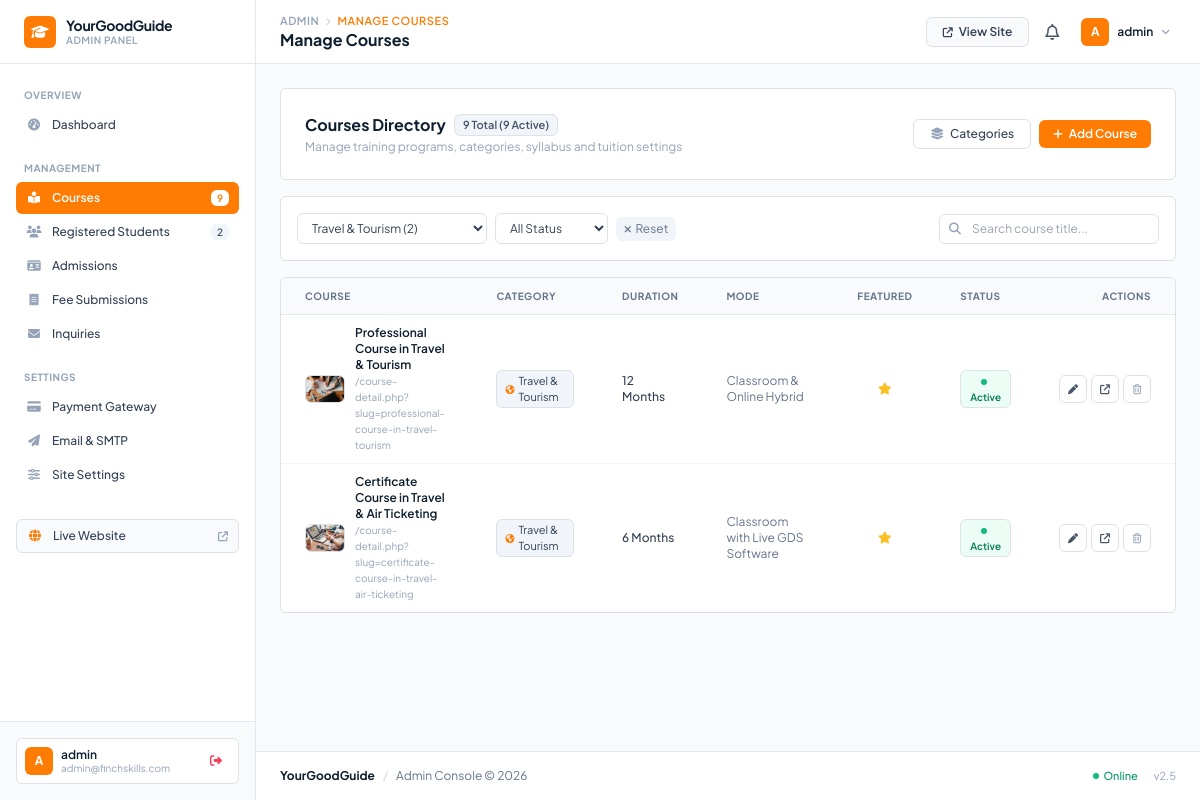
Screenshot of /admin/courses.php?category=3 (signed in) with the database file from the repository.
### tables this page shows
CREATE TABLE `courses` (
  `id` int(11) NOT NULL AUTO_INCREMENT,
  `category_id` int(11) NOT NULL,
  `title` varchar(255) NOT NULL,
  `slug` varchar(255) NOT NULL,
  `duration` varchar(50) DEFAULT '6 Months',
  `study_mode` varchar(60) DEFAULT 'Online / Offline',
  `image` varchar(255) DEFAULT NULL,
  `short_desc` text DEFAULT NULL,
  `full_desc` longtext DEFAULT NULL,
  `what_you_learn` longtext DEFAULT NULL,
  `how_we_teach` longtext DEFAULT NULL,
  `career_roles` text DEFAULT NULL,
  `eligibility` varchar(255) DEFAULT '10+2 / Any Graduate',
  `certification` varchar(255) DEFAULT 'Industry Recognized Certification',
  `is_featured` tinyint(1) DEFAULT 1,
  `status` enum('active','inactive') DEFAULT 'active',
  `created_at` timestamp NOT NULL DEFAULT current_timestamp(),
  PRIMARY KEY (`id`),
  UNIQUE KEY `slug` (`slug`),
  KEY `category_id` (`category_id`),
  CONSTRAINT `courses_ibfk_1` FOREIGN KEY (`category_id`) REFERENCES `course_categories` (`id`) ON DELETE CASCADE
);

CREATE TABLE `course_categories` (
  `id` int(11) NOT NULL AUTO_INCREMENT,
  `name` varchar(150) NOT NULL,
  `slug` varchar(150) NOT NULL,
  `icon` varchar(60) DEFAULT 'fa-graduation-cap',
  `status` enum('active','inactive') DEFAULT 'active',
  `created_at` timestamp NOT NULL DEFAULT current_timestamp(),
  PRIMARY KEY (`id`),
  UNIQUE KEY `slug` (`slug`)
);

### admin/courses.php (the view, shortened to what this page needs)
<?php
require_once __DIR__ . '/includes/auth.php';
$total_count = (int)$pdo->query("SELECT COUNT(*) FROM courses")->fetchColumn();
$active_count = (int)$pdo->query("SELECT COUNT(*) FROM courses WHERE status = 'active'")->fetchColumn();
$categories = $pdo->query("SELECT c.*, (SELECT COUNT(*) FROM courses WHERE category_id = c.id) as course_count
                           FROM course_categories c ORDER BY c.name ASC")->fetchAll();
$selected_category = isset($_GET['category']) ? (int)$_GET['category'] : 0;
$selected_status = trim($_GET['status'] ?? '');
$search = trim($_GET['search'] ?? '');
$query = "SELECT cr.*, cat.name as category_name, cat.icon as category_icon
          FROM courses cr
          JOIN course_categories cat ON cr.category_id = cat.id
          WHERE 1=1";
$params = [];
if ($selected_category > 0) {
    $query .= " AND cr.category_id = ?";
    $params[] = $selected_category;
}
$query .= " ORDER BY cr.id DESC";
$stmt = $pdo->prepare($query);
$stmt->execute($params);
$courses = $stmt->fetchAll();
require_once __DIR__ . '/includes/header.php';
?>
<div class="space-y-4">
    <div class="flex flex-col sm:flex-row sm:items-center justify-between gap-3 bg-white p-4 rounded-md border border-slate-200">
        <div>
            <div class="flex items-center gap-2">
                <h2 class="text-base font-bold text-[#0e1e2e]">Courses Directory</h2>
                <span class="px-2 py-0.5 text-[11px] font-semibold bg-slate-100 text-slate-600 rounded border border-slate-200">
                    <?= $total_count ?> Total (<?= $active_count ?> Active)
                </span>
            </div>
            <p class="text-xs text-slate-400 mt-0.5">Manage training programs, categories, syllabus and tuition settings</p>
        </div>
        <div class="flex items-center gap-2">
            <button type="button" data-bs-toggle="modal" data-bs-target="#categoryModal" class="px-3 py-1.5 text-xs font-medium text-slate-700 bg-white border border-slate-200 hover:bg-slate-50 hover:text-[#fe7c03] rounded-md transition-colors flex items-center gap-1.5">
                <i class="fa-solid fa-layer-group text-slate-400"></i>
                <span>Categories</span>
            </button>
            <a href="course-add.php" class="px-3.5 py-1.5 text-xs font-semibold text-white bg-[#fe7c03] hover:bg-[#ea6c00] rounded-md transition-colors flex items-center gap-1.5 no-underline">
                <i class="fa-solid fa-plus text-[11px]"></i>
                <span>Add Course</span>
            </a>
        </div>
    </div>
    <div class="bg-white border border-slate-200 rounded-md p-3">
        <form method="GET" action="courses.php" class="flex flex-wrap items-center justify-between gap-2.5">
            <div class="flex flex-wrap items-center gap-2">
                <select name="category" onchange="this.form.submit()" class="text-xs bg-white border border-slate-200 rounded-md px-2.5 py-1.5 text-slate-700 focus:outline-none focus:border-[#fe7c03]">
                    <?php foreach ($categories as $cat): ?>
                        <option value="<?= $cat['id'] ?>" <?= $selected_category === (int)$cat['id'] ? 'selected' : '' ?>>
                            <?= htmlspecialchars($cat['name']) ?> (<?= $cat['course_count'] ?>)
                        </option>
                    <?php endforeach; ?>
                </select>
                <select name="status" onchange="this.form.submit()" class="text-xs bg-white border border-slate-200 rounded-md px-2.5 py-1.5 text-slate-700 focus:outline-none focus:border-[#fe7c03]">
                    <option value="">All Status</option>
                </select>
                <?php if ($selected_category > 0 || !empty($selected_status) || !empty($search)): ?>
                    <a href="courses.php" class="px-2 py-1 text-xs text-slate-500 hover:text-slate-800 bg-slate-100 hover:bg-slate-200 rounded transition-colors flex items-center gap-1 no-underline">
                        <i class="fa-solid fa-xmark text-[10px]"></i> Reset
                    </a>
                <?php endif; ?>
            </div>
            <div class="relative min-w-[220px]">
                <i class="fa-solid fa-magnifying-glass absolute left-2.5 top-1/2 -translate-y-1/2 text-slate-400 text-xs"></i>
                <input type="text" name="search" placeholder="Search course title..." value="<?= htmlspecialchars($search) ?>" class="w-full text-xs pl-8 pr-3 py-1.5 bg-white border border-slate-200 rounded-md focus:outline-none focus:border-[#fe7c03] text-slate-800">
            </div>
        </form>
    </div>
    <div class="bg-white border border-slate-200 rounded-md overflow-hidden">
        <div class="overflow-x-auto">
            <table class="w-full text-left text-xs">
                <thead class="bg-slate-50 border-b border-slate-200 text-slate-500 font-semibold uppercase text-[10px] tracking-wider">
                    <tr>
                        <th class="px-4 py-2.5">Course</th>
                        <th class="px-4 py-2.5">Category</th>
                        <th class="px-4 py-2.5">Duration</th>
                        <th class="px-4 py-2.5">Mode</th>
                        <th class="px-4 py-2.5 text-center">Featured</th>
                        <th class="px-4 py-2.5">Status</th>
                        <th class="px-4 py-2.5 text-right">Actions</th>
                    </tr>
                </thead>
                <tbody class="divide-y divide-slate-100">
                    <?php if (empty($courses)): ?>
                        <tr>
                            <td colspan="7" class="px-4 py-8 text-center text-slate-400">
                                <i class="fa-regular fa-folder-open text-2xl mb-1 text-slate-300 block"></i>
                                <span class="font-semibold text-slate-700 block">No courses found</span>
                                <span class="text-[11px]">Try changing your filters or add a new course.</span>
                            </td>
                        </tr>
                    <?php else: ?>
                        <?php foreach ($courses as $c): ?>
                            <tr class="hover:bg-slate-50/80 transition-colors">
                                <td class="px-4 py-2.5">
                                    <div class="flex items-center gap-2.5">
                                        <?php if (!empty($c['image'])): ?>
                                            <img src="../<?= htmlspecialchars($c['image']) ?>" alt="" class="w-10 h-7 rounded object-cover border border-slate-200 bg-slate-100 shrink-0">
                                        <?php else: ?>
                                            <div class="w-10 h-7 rounded border border-slate-200 bg-slate-100 flex items-center justify-center text-slate-400 shrink-0">
                                                <i class="fa-solid <?= htmlspecialchars($c['category_icon']) ?> text-[10px]"></i>
                                            </div>
                                        <?php endif; ?>
                                        <div>
                                            <a href="course-edit.php?id=<?= $c['id'] ?>" class="font-semibold text-[#0e1e2e] hover:text-[#fe7c03] no-underline block">
                                                <?= htmlspecialchars($c['title']) ?>
                                            </a>
                                            <span class="text-[10px] text-slate-400">/course-detail.php?slug=<?= htmlspecialchars($c['slug']) ?></span>
                                        </div>
                                    </div>
                                </td>
                                <td class="px-4 py-2.5">
                                    <span class="inline-flex items-center gap-1 text-[11px] px-2 py-0.5 rounded bg-slate-100 text-slate-700 border border-slate-200">
                                        <i class="fa-solid <?= htmlspecialchars($c['category_icon']) ?> text-[9px] text-[#fe7c03]"></i>
                                        <?= htmlspecialchars($c['category_name']) ?>
                                    </span>
                                </td>
                                <td class="px-4 py-2.5 text-slate-700 font-medium"><?= htmlspecialchars($c['duration']) ?></td>
                                <td class="px-4 py-2.5 text-slate-500"><?= htmlspecialchars($c['study_mode']) ?></td>
                                <td class="px-4 py-2.5 text-center">
                                    <form method="POST" action="courses.php" class="inline-block">
                                        <button type="submit" class="p-1 text-xs text-slate-300 hover:text-amber-400 transition-colors" title="Toggle Featured">
                                            <?php if ($c['is_featured']): ?>
                                                <i class="fa-solid fa-star text-amber-400"></i>
                                            <?php else: ?>
                                                <i class="fa-regular fa-star text-slate-300"></i>
                                            <?php endif; ?>
                                        </button>
                                    </form>
                                </td>
                                <td class="px-4 py-2.5">
                                    <form method="POST" action="courses.php" class="inline-block">
                                        <button type="submit" class="px-2 py-0.5 text-[10px] font-semibold rounded transition-colors <?= $c['status'] === 'active' ? 'bg-emerald-50 text-emerald-700 border border-emerald-200' : 'bg-slate-100 text-slate-500 border border-slate-200' ?>" title="Click to toggle status">
                                            <span class="inline-block w-1.5 h-1.5 rounded-full <?= $c['status'] === 'active' ? 'bg-emerald-500' : 'bg-slate-400' ?> mr-1"></span>
                                            <?= ucfirst($c['status']) ?>
                                        </button>
                                    </form>
                                </td>
                                <td class="px-4 py-2.5 text-right">
                                    <div class="inline-flex items-center gap-1">
                                        <a href="course-edit.php?id=<?= $c['id'] ?>" class="w-7 h-7 rounded border border-slate-200 bg-white text-slate-600 hover:text-[#fe7c03] hover:border-orange-200 flex items-center justify-center transition-colors no-underline" title="Edit Course">
                                            <i class="fa-solid fa-pen text-[10px]"></i>
                                        </a>
                                        <a href="../course-detail.php?slug=<?= htmlspecialchars($c['slug']) ?>" target="_blank" class="w-7 h-7 rounded border border-slate-200 bg-white text-slate-600 hover:text-sky-600 hover:border-sky-200 flex items-center justify-center transition-colors no-underline" title="Public Preview">
                                            <i class="fa-solid fa-arrow-up-right-from-square text-[10px]"></i>
                                        </a>
                                        <form method="POST" action="courses.php" onsubmit="return confirm('Delete course \'<?= htmlspecialchars(addslashes($c['title'])) ?>\'?');" class="inline-block">
                                            <button type="submit" class="w-7 h-7 rounded border border-slate-200 bg-white text-slate-400 hover:text-rose-600 hover:border-rose-200 flex items-center justify-center transition-colors" title="Delete Course">
                                                <i class="fa-regular fa-trash-can text-[10px]"></i>
                                            </button>
                                        </form>
                                    </div>
                                </td>
                            </tr>
                        <?php endforeach; ?>
                    <?php endif; ?>
                </tbody>
            </table>
        </div>
    </div>
</div>
<?php require_once __DIR__ . '/includes/footer.php'; ?>

### admin/includes/header.php (style rules this page uses)
body, input, button, select, textarea, table, h1, h2, h3, h4, h5, h6, p, a, div, span:not([class*="fa-"]) { font-family: 'Plus Jakarta Sans', sans-serif; }
body { background-color: #f8fafc; color: #0e1e2e; }

### rows the page displays
courses: image (picture), title "Professional Course in Travel & Tourism", slug "professional-course-in-travel-tourism", category.name "Travel & Tourism", duration "12 Months", study_mode "Classroom & Online Hybrid", is_featured 1 (drawn), status "Active"
courses: image (picture), title "Certificate Course in Travel & Air Ticketing", slug "certificate-course-in-travel-air-ticketing", category.name "Travel & Tourism", duration "6 Months", study_mode "Classroom with Live GDS Software", is_featured 1 (drawn), status "Active"

### other values shown
$admin_stats['total_courses'] "9"
$admin_stats['total_students'] "2"
$admin_initial "A"
$admin_name "admin"
$_SESSION['admin_email'] "admin@finchskills.com"
$page_title "MANAGE COURSES"
$page_title "Manage Courses"
$total_count "9"
$active_count "9"
form field category "Travel & Tourism (2)"
